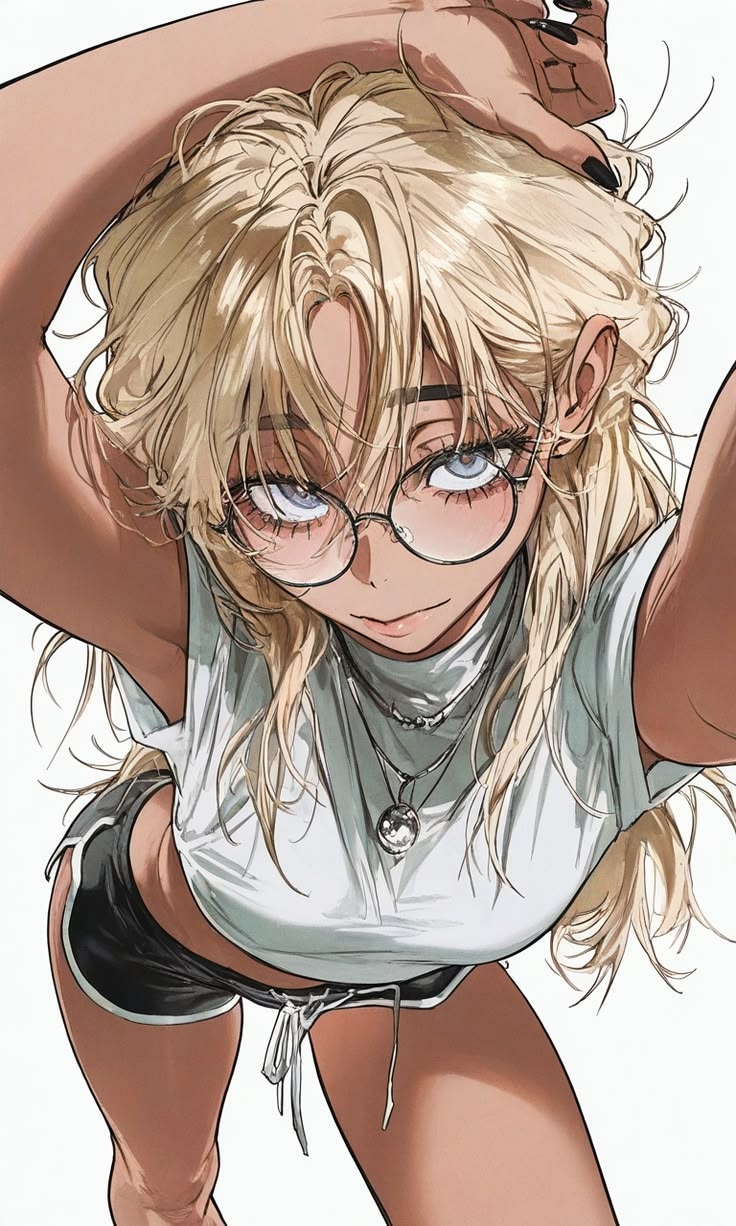
#> input picture fingerprint.jpg, 736 x 1226 px; its folder holds only this picture in this run
$ python -i sixel.py   (imports and definitions only)
#> lines starting #> are read from the running program, lines starting #| are printed output that depends on the picture
"""Sixel image support for the TUI.

The banner is drawn with sixel graphics when the terminal supports them, and
falls back to Rich text when it does not. Detection is deliberately
conservative: a wrong guess prints escape garbage, so only terminals known to
understand sixel are used, and ``--no-sixel`` or ``EXEFP_NO_SIXEL=1`` always
wins.

On Windows the practical sixel terminal is Windows Terminal (1.22+); without
``WT_SESSION`` the TUI uses the text banner. Encoding is done in-process with
Pillow when ``img2sixel`` is not installed.
"""

from __future__ import annotations

import io
import logging
import os
import shutil
import subprocess
import sys
from pathlib import Path

logger = logging.getLogger(__name__)

# Terminals that implement DEC sixel graphics.
_SIXEL_TERM_HINTS = (
    "sixel",
    "wezterm",
    "foot",
    "mlterm",
    "yaft",
    "contour",
    "mintty",
)


# [25 lines left out: functions _forced, supports_sixel, not called in this run]


def _encode_with_img2sixel(data: bytes, width_px: int) -> bytes | None:
    binary = shutil.which("img2sixel")
    if not binary:
        return None
    try:
        proc = subprocess.run(
            [binary, "-w", str(width_px)],
            input=data,
            capture_output=True,
            timeout=15,
        )
        if proc.returncode == 0 and proc.stdout:
            return proc.stdout
    except (OSError, subprocess.SubprocessError) as exc:
        logger.debug("[TUI] img2sixel failed: %s", exc)
    return None


def _encode_with_pillow(path: str, width_px: int, background: str) -> bytes | None:
#> called with path = '../../fingerprint.jpg', width_px = 320, background = '#111318'
    try:
        from PIL import Image
    except ImportError:
        return None

    try:
        image = Image.open(path).convert("RGBA")
    except OSError as exc:
        logger.debug("[TUI] Could not open banner image: %s", exc)
        return None

    ratio = image.height / max(image.width, 1)
#> ratio = 1.67
    height_px = max(6, int(width_px * ratio))
#> height_px = 533
    image = image.resize((width_px, height_px), Image.Resampling.LANCZOS)
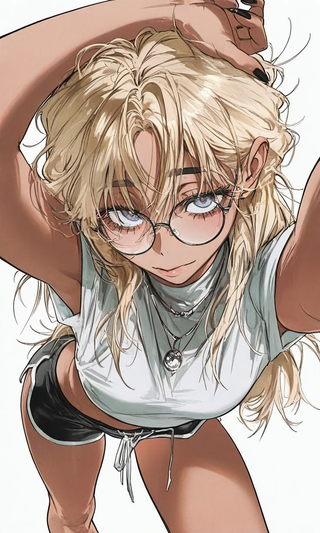
#> image: PIL image 320x533 RGBA; mean R, G, B, A 184.9, 164.2, 151.2, 255

    # Composite transparency over the theme background.
    try:
        bg = Image.new("RGBA", image.size, background)
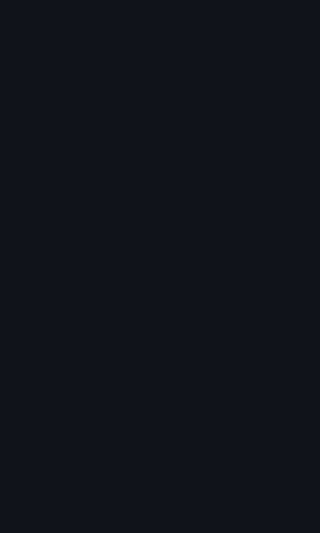
#> bg: PIL image 320x533 RGBA; mean R, G, B, A 17, 19, 24, 255
        image = Image.alpha_composite(bg, image)
    except (ValueError, TypeError):
        image = image.convert("RGB")

    quantized = image.convert("RGB").quantize(colors=256, method=Image.Quantize.FASTOCTREE)
    palette = quantized.getpalette() or []
#> palette = 768 values, max 251 at index 49, min 4 at index 335, mean 132.2
    pixels = quantized.load()
    width, height = quantized.size
#> width = 320; height = 533

    out = bytearray(b"\x1bPq")  # DCS, P1=0 P2=0 P3=0, sixel
    out += b'"1;1;%d;%d' % (width, height)

    for band_start in range(0, height, 6):
        band = []
        for y in range(band_start, min(band_start + 6, height)):
            band.append([pixels[x, y] for x in range(width)])
        used = sorted({value for row in band for value in row})
        for colour_index in used:
            r = palette[colour_index * 3] if colour_index * 3 < len(palette) else 0
            g = palette[colour_index * 3 + 1] if colour_index * 3 + 1 < len(palette) else 0
            b = palette[colour_index * 3 + 2] if colour_index * 3 + 2 < len(palette) else 0
            # Sixel palette entries are percentages of 255.
            out += b"#%d;2;%d;%d;%d" % (
                colour_index,
                round(r * 100 / 255),
                round(g * 100 / 255),
                round(b * 100 / 255),
            )
            run_char = None
            run_len = 0
            for x in range(width):
                bits = 0
                for offset, row in enumerate(band):
                    if row[x] == colour_index:
                        bits |= 1 << offset
                char = 0x3F + bits
                if char == run_char:
                    run_len += 1
                else:
                    if run_char is not None:
                        out += bytes([run_char]) if run_len == 1 else b"!%d%c" % (run_len, run_char)
                    run_char = char
                    run_len = 1
            if run_char is not None:
                out += bytes([run_char]) if run_len == 1 else b"!%d%c" % (run_len, run_char)
            out += b"$"  # carriage return to the left edge for the next colour
        out += b"-"  # next six-row band

    out += b"\x1b\\"  # ST
    return bytes(out)


def render_banner(path: str | Path, width_cells: int = 40, background: str = "#111318") -> bytes | None:
    """Return sixel bytes for ``path``, or None when unavailable."""
    path = str(path)
    if not os.path.exists(path):
        return None
    width_px = max(64, width_cells * 8)
    try:
        data = Path(path).read_bytes()
    except OSError:
        return None

    encoded = _encode_with_img2sixel(data, width_px)
    if encoded:
        return encoded
    return _encode_with_pillow(path, width_px, background)


# [20 lines left out: function find_logo, not called in this run]

>>> result = render_banner('../../fingerprint.jpg')
